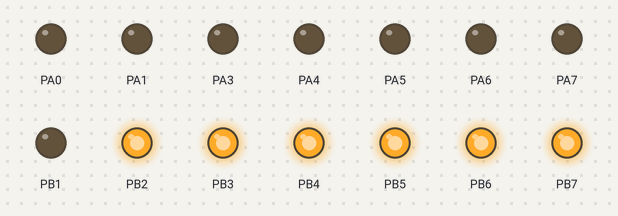
A program run on a simulated ATmega32, built with avr-gcc and emulated at 8 MHz. Shown: output pins drawn as LEDs (lit = HIGH).

Above: at 0.1 s.
At 4.3 s:
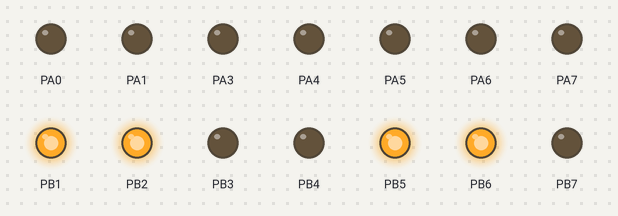
At 8.5 s:
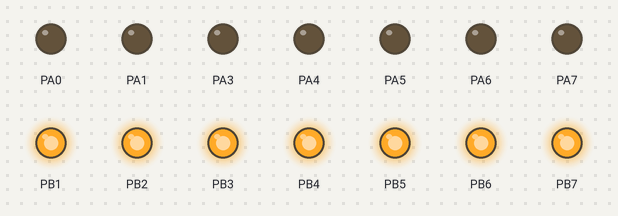
At 18.0 s:
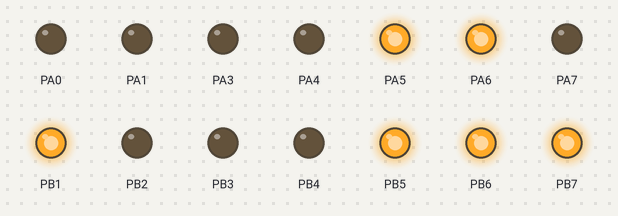
At 26.5 s:
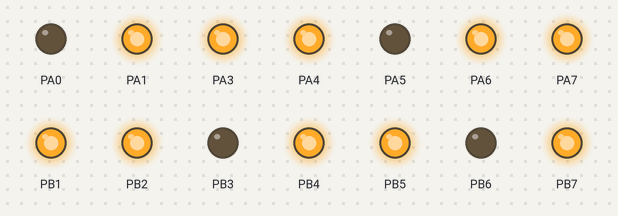
At 37.1 s:
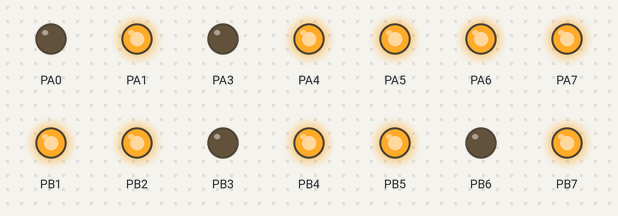
Timing chart, 0 to 40.0 s (numbered marks = the images above):
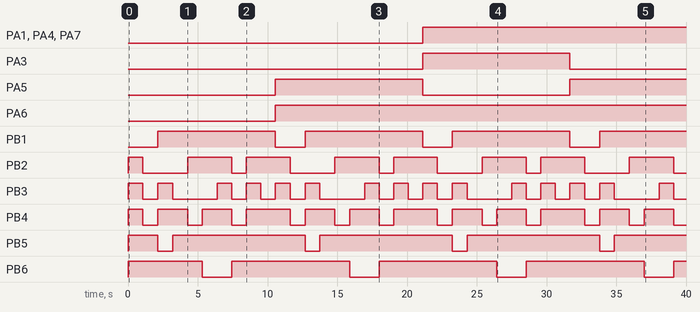

Measured:
- by itself, PA1, PA4, PA7: LOW → HIGH at 21.1 s
- by itself, PA3: LOW → HIGH at 21.1 s, → LOW 10.6 s later
- by itself, PA5: LOW → HIGH at 10.6 s, → LOW 10.6 s later, → HIGH 10.6 s later
- by itself, PA6: LOW → HIGH at 10.6 s
- by itself, PB1: alternates HIGH for 8.4 s and LOW for 2.1 s
- by itself, PB2: repeats every 10.6 s: LOW 3.2 s, HIGH 3.2 s, LOW 1.0 s, HIGH 3.1 s
- by itself, PB3: repeats every 10.6 s: LOW 1.1 s, HIGH 1.1 s, LOW 3.2 s, 2 × (HIGH 1.0 s, LOW 1.0 s), HIGH 1.1 s
- by itself, PB4: repeats every 10.6 s: 2 × (LOW 1.1 s, HIGH 2.1 s), LOW 1.0 s, HIGH 3.1 s

The program:

main.c
```c
/*
 * main.c
 *
 *  Created on: ??þ/??þ/????
 *      Author: yara
 */
#include"stdio.h"
#include<avr/io.h>
#include<avr/delay.h>
typedef unsigned char u8;
typedef unsigned short int u16;
typedef unsigned long int u32;
typedef signed char s8;
typedef signed short int s16;
typedef signed long int s32;
typedef  float f32;
typedef  double f64;
void PORTB_VidportaCountFrom0to9(void);
void main (void)
{
	DDRA=0b11111111;
	DDRB=0b11111111;
PORTB_VidportaCountFrom0to9();
PORTA=0b01100000;
PORTB_VidportaCountFrom0to9();
PORTA=0b11011010;
PORTB_VidportaCountFrom0to9();
PORTA=0b11110010;
PORTB_VidportaCountFrom0to9();
PORTA=0b01100110;
PORTB_VidportaCountFrom0to9();
PORTA=0b10110110;
PORTB_VidportaCountFrom0to9();
PORTA=0b10111110;
PORTB_VidportaCountFrom0to9();
PORTA=0b11100010;
PORTB_VidportaCountFrom0to9();
PORTA=0b11111110;
PORTB_VidportaCountFrom0to9();
PORTA=0b11110110;
PORTB_VidportaCountFrom0to9();

}
void PORTB_VidportaCountFrom0to9(void)
{

		PORTB=0b11111100;
		_delay_ms(1000);
		PORTB=0b01100000;
		_delay_ms(1000);
	    PORTB=0b11011010;
	    _delay_ms(1000);
		PORTB=0b11110010;
		_delay_ms(1000);
		PORTB=0b01100110;
		_delay_ms(1000);
	    PORTB=0b10110110;
	    _delay_ms(1000);
		PORTB=0b10111110;
		_delay_ms(1000);
	    PORTB=0b11100010;
	    _delay_ms(1000);
	    PORTB=0b11111110;
		_delay_ms(1000);
		PORTB=0b11110110;
		_delay_ms(1000);
}
```
